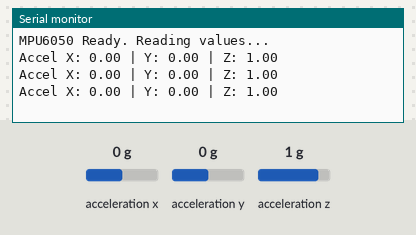
A sketch run on a simulated Arduino Uno, built with avr-gcc and run on an emulated ATmega328P. On the bench: the last lines printed to the serial monitor. Wiring (inferred from the names in the program): MPU-6050 motion sensor at I2C address 0x68. The test bench sets the inputs (shaded band); at power-on: acceleration x 0 g, acceleration y 0 g, acceleration z 1 g.

Above: at 2.2 s.
2.3 s: acceleration x set to -1.4 g
At 2.8 s:
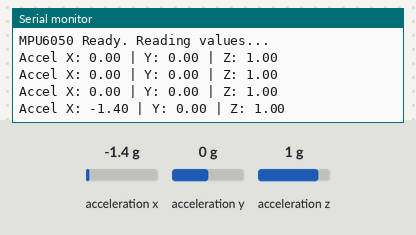
3.8 s: acceleration y set to -1.4 g
At 4.4 s:
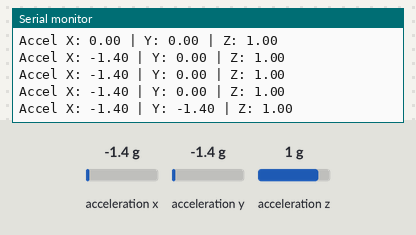
5.3 s: acceleration z set to -1.4 g
At 5.9 s:
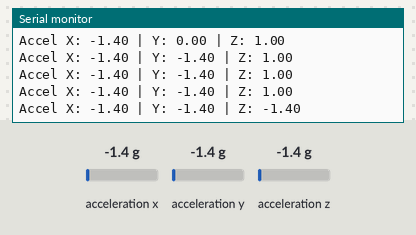

Measured:
- after the input at 2.3 s, the serial monitor: prints a new line after 0.21 s (image 1)
- after the input at 3.8 s, the serial monitor: prints a new line after 0.22 s (image 2)
- after the input at 5.3 s, the serial monitor: prints a new line after 0.22 s (image 3)

The sketch:

Test_MPU6050.ino
```cpp
#include <Wire.h>

const int MPU_ADDR = 0x68;

void setup() {
  Serial.begin(9600);
  Wire.begin();

  // 1. Wake up MPU6050 (It starts in sleep mode)
  Wire.beginTransmission(MPU_ADDR);
  Wire.write(0x6B); // PWR_MGMT_1 register
  Wire.write(0);    // set to zero (wakes up the MPU-6050)
  Wire.endTransmission(true);

  Serial.println("MPU6050 Ready. Reading values...");
  delay(1000);
}

void loop() {
  Wire.beginTransmission(MPU_ADDR);
  Wire.write(0x3B); // starting with register 0x3B (ACCEL_XOUT_H)
  Wire.endTransmission(false);
  Wire.requestFrom(MPU_ADDR, 6, true); // request a total of 6 registers

  if (Wire.available() < 6) {
    Serial.println("I2C Error: Data not available");
    return;
  }

  // Read high and low bytes and combine them
  int16_t AcX = Wire.read()<<8 | Wire.read();
  int16_t AcY = Wire.read()<<8 | Wire.read();
  int16_t AcZ = Wire.read()<<8 | Wire.read();

  // Convert to rough G-force (Assuming default +/- 2g range, 16384 LSB/g)
  float gX = AcX / 16384.0;
  float gY = AcY / 16384.0;
  float gZ = AcZ / 16384.0;

  Serial.print("Accel X: "); Serial.print(gX);
  Serial.print(" | Y: "); Serial.print(gY);
  Serial.print(" | Z: "); Serial.println(gZ);

  delay(500);
}
```
